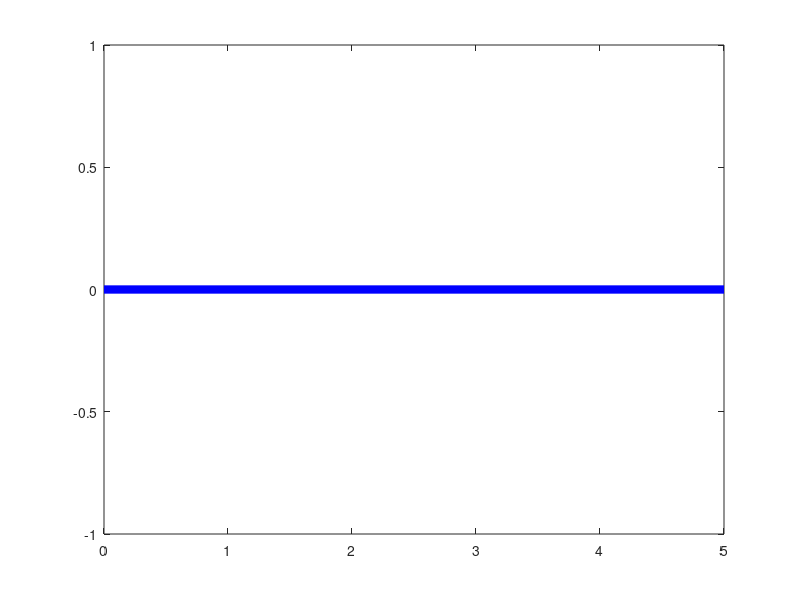

Source code (MATLAB): (Note: this script raises an error after producing the figure.)
%% Animación Planar2
clear
close all

% Parametros editables de articulaciones (grados) y longitudes de eslabones
q1_deg = 25;
q2_deg = 25;
a1 = 5;
a2 = 3;
%Dibujar robot en posición "home" articulaciones=0
figure('Name','Origen')
x1 = [0 a1];
y1 = [0 0];
e1=plot(x1,y1,'-','Color','b','LineWidth',6)
e1.Color(4) = 0.25;
axis equal
grid on
hold on
x1 = [a1 a1+a2];
y1 = [0 0];
e2=plot(x1,y1,'-','Color','k','LineWidth',6)
e2.Color(4) = 0.25;
W=SE2()
trplot(W, 'frame', 'W', 'color', 'k')
S1=SE2(a1,0)
trplot(S1, 'frame', 'S1', 'color', 'r')
S2=SE2(a1+a2,0)
trplot(S2, 'frame', 'S2', 'color', 'g')
pause()
%% Animacion para q1, q2, a1 y a2 configurables
figure('name',sprintf('q1=%g,q2=%g', q1_deg, q2_deg))
aux1=SE2(0,0,q1_deg,'deg')
aux2=SE2(a1,0,0,'deg')
auxs1=aux1*aux2
or=auxs1.t
x1 = [0 or(1)];
y1 = [0 or(2)];
e1=plot(x1,y1,'-','Color','b','LineWidth',6)
e1.Color(4) = 0.25;
axis equal
grid on 
hold on
aux3=SE2(0,0,q2_deg,'deg')
aux4=SE2(a2,0,0,'deg')
auxs2=aux1*aux2*aux3*aux4
auxs2_rot=aux1*aux2*aux3
or2=auxs2.t
x1 = [or(1) or2(1)];
y1 = [or(2) or2(2)];
e2=plot(x1,y1,'-','Color','k','LineWidth',6)
e2.Color(4) = 0.25;
W=SE2()
trplot(W, 'frame', 'W', 'color', 'k')

% Una sola animacion en dos pasos: primero rotar y luego trasladar
tranimate(SE2(), aux1, 'cleanup')
tranimate(aux1, auxs1, 'cleanup')
trplot(auxs1, 'frame', 'S1', 'color', 'r')

% Siguiente eslabon en dos pasos: primero rotar q2 y luego trasladar
tranimate(auxs1, auxs2_rot, 'cleanup')
tranimate(auxs2_rot, auxs2, 'cleanup')
trplot(auxs2, 'frame', 'S2', 'color', 'g')
%%
